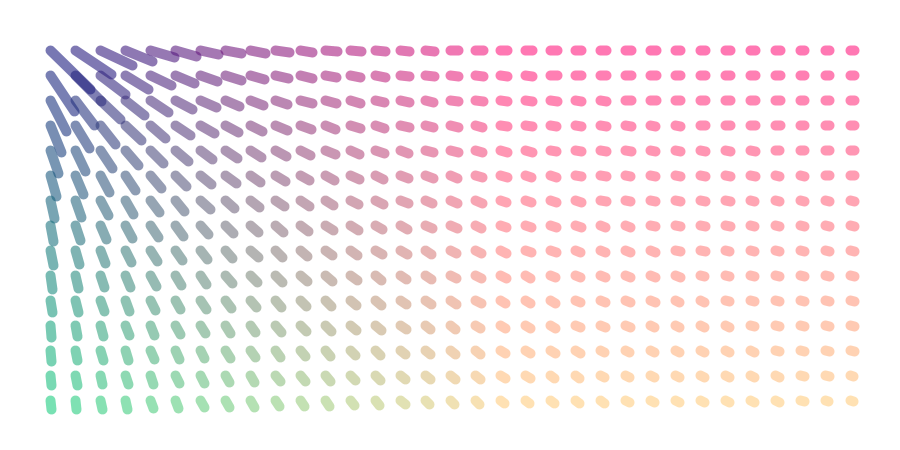
Frame 1 (no input)
Frame 60 (the mouse pressed at the canvas centre just before this capture): identical to frame 1, image omitted
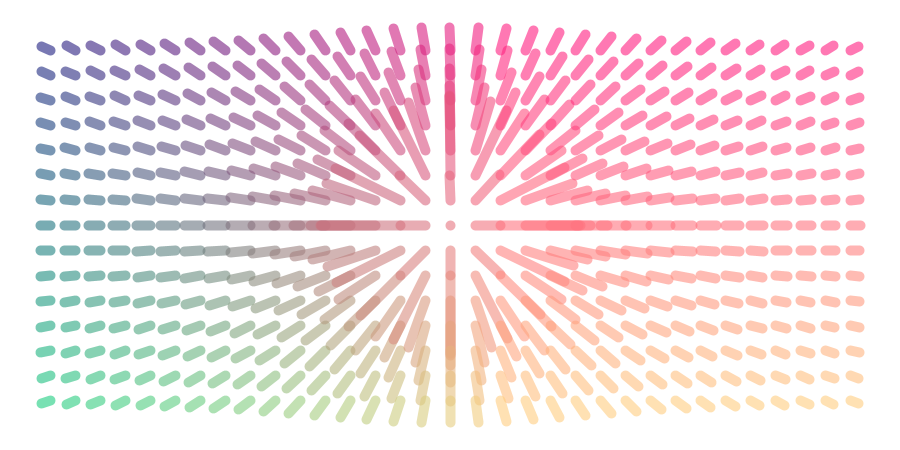
Frame 120 (the mouse held since frame 60 and released just before this capture)

The Processing sketch that drew these frames (run headless with seeded random() and noise(); from frame 60 on, the mouse is pressed at the canvas centre):

// Processing sketch: processing_83670
// ── processing_83670.pde

int x;
int y;
float ease = 0.05;
int tolerance;
float redFactor;  //reduction factor
int opacity = 150;    //line transparency (0-255)
int sizeStroke = 10;    //line stroke size
 
void setup() {
  size(900, 450);
  smooth();
  noCursor();
  tolerance = 50;
  redFactor = 0.0125;
}
 
void draw() {
  background(255);
  for (int i = 50; i < (width-25); i += 25) {
    for (int j = 50; j < (height-25); j += 25) {
      stroke(map(i, 0, 500, 0, 255), map(j, 0, 500, 0, 255), 125, opacity);
      lineRot(i, j);
    }
  }
}
 


 
void lineRot(int xPos, int yPos) {
  strokeWeight(sizeStroke);
  pushMatrix();
  translate(xPos, yPos);
  float angle = atan2(mouseY-yPos, mouseX-xPos);
  float mouseDist = dist(mouseX, mouseY, xPos, yPos);
  //line below is test
  rotate(angle-PI);
  if (dist(mouseX, mouseY, xPos, yPos) < tolerance) {
    //rotate(angle);
    line(0, 0, mouseDist, 0);
  }
  else {
    //rotate(angle-PI);
    line(0, 0, tolerance/(mouseDist*redFactor), 0);
  }
  popMatrix();
}
